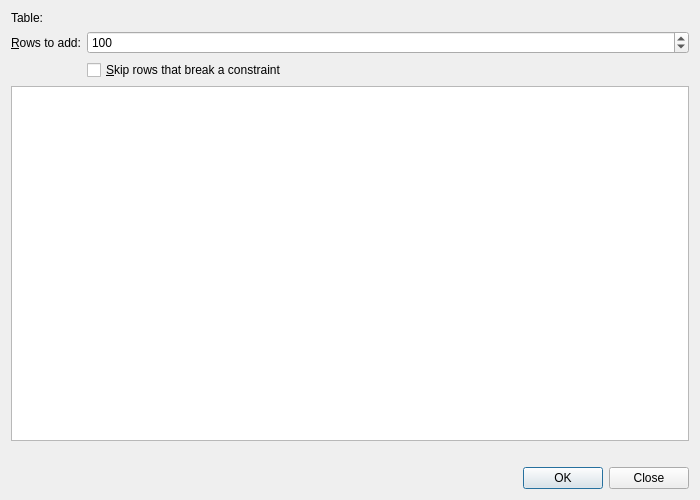
<?xml version="1.0" encoding="UTF-8"?>
<ui version="4.0">
 <class>PopulatorDialog</class>
 <widget class="QDialog" name="PopulatorDialog">
  <property name="geometry">
   <rect>
    <x>0</x>
    <y>0</y>
    <width>700</width>
    <height>500</height>
   </rect>
  </property>
  <property name="windowTitle">
   <string>Populate Table</string>
  </property>
  <layout class="QVBoxLayout" name="layout">
   <item>
    <layout class="QFormLayout" name="form">
     <item row="0" column="0">
      <widget class="QLabel" name="tableLabel">
       <property name="text">
        <string>Table:</string>
       </property>
      </widget>
     </item>
     <item row="0" column="1">
      <widget class="QLabel" name="table">
       <property name="textFormat">
        <enum>Qt::TextFormat::PlainText</enum>
       </property>
      </widget>
     </item>
     <item row="1" column="0">
      <widget class="QLabel" name="countLabel">
       <property name="text">
        <string>&amp;Rows to add:</string>
       </property>
       <property name="buddy">
        <cstring>count</cstring>
       </property>
      </widget>
     </item>
     <item row="1" column="1">
      <widget class="QSpinBox" name="count">
       <property name="minimum">
        <number>1</number>
       </property>
       <property name="maximum">
        <number>10000000</number>
       </property>
       <property name="value">
        <number>100</number>
       </property>
      </widget>
     </item>
     <item row="2" column="1">
      <widget class="QCheckBox" name="skipErrors">
       <property name="text">
        <string>&amp;Skip rows that break a constraint</string>
       </property>
       <property name="toolTip">
        <string>INSERT OR IGNORE: a row that would break a UNIQUE or NOT NULL constraint is left out rather than failing all of them</string>
       </property>
      </widget>
     </item>
    </layout>
   </item>
   <item>
    <widget class="QTableWidget" name="columns">
     <attribute name="verticalHeaderVisible">
      <bool>false</bool>
     </attribute>
    </widget>
   </item>
   <item>
    <widget class="QLabel" name="status">
     <property name="wordWrap">
      <bool>true</bool>
     </property>
     <property name="textFormat">
      <enum>Qt::TextFormat::PlainText</enum>
     </property>
    </widget>
   </item>
   <item>
    <widget class="QDialogButtonBox" name="buttons">
     <property name="standardButtons">
      <set>QDialogButtonBox::StandardButton::Close|QDialogButtonBox::StandardButton::Ok</set>
     </property>
    </widget>
   </item>
  </layout>
 </widget>
 <resources/>
 <connections/>
</ui>
